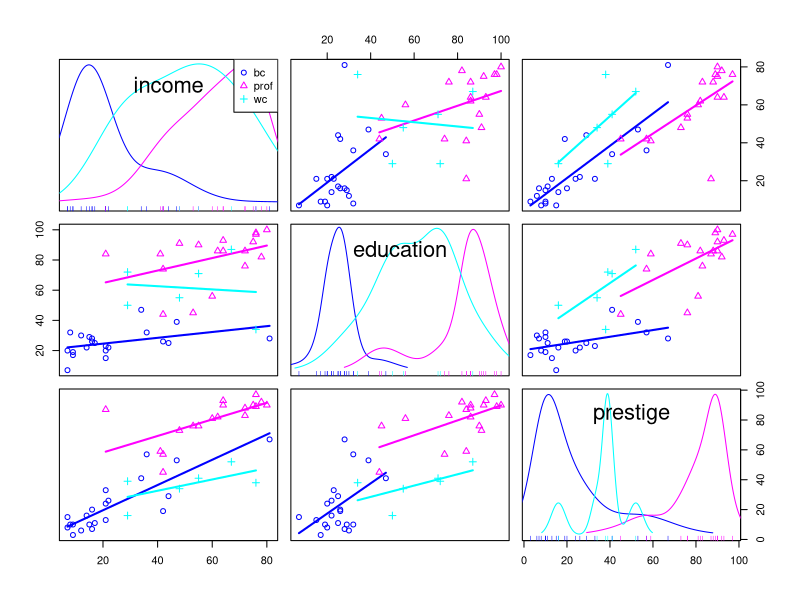
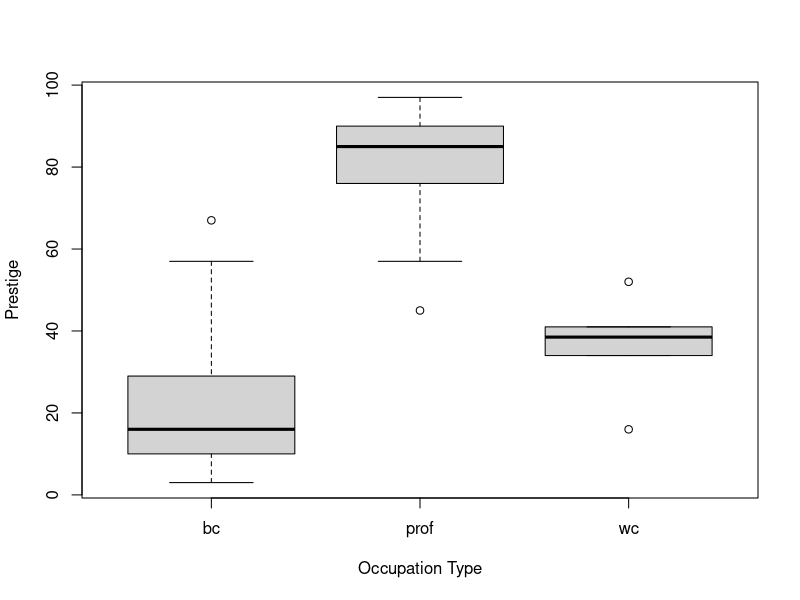
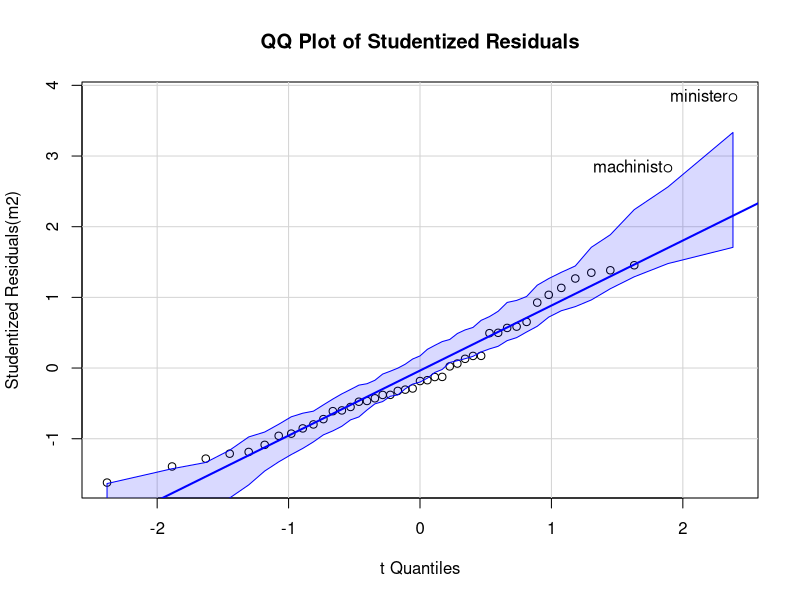
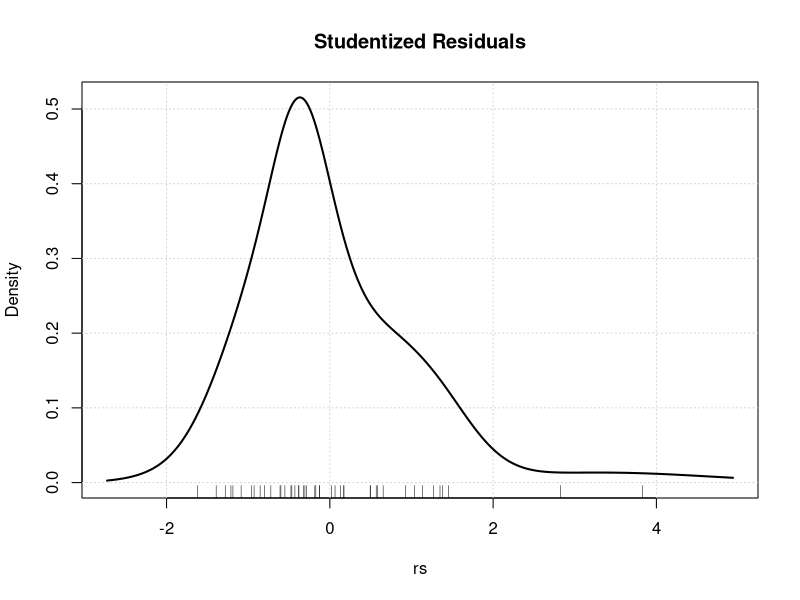

The R script that drew these images, in order:
## ---- chunk 1
library(car)  # for Duncan data and diagnostic plots

data(Duncan)

str(Duncan)
summary(Duncan)

scatterplotMatrix(~ income + education + prestige, data = Duncan, 
                  groups = Duncan$type, 
                  smooth = FALSE)

boxplot(prestige ~ type, data = Duncan,
        xlab = "Occupation Type", ylab = "Prestige")
## ---- chunk 2
m1 <- lm(prestige ~ education + income, data = Duncan)
m2 <- lm(prestige ~ education + income + type, data = Duncan)

summary(m1)
summary(m2)
anova(m1, m2)
## ---- chunk 3
rs <- rstudent(m2)
summary(rs)

qqPlot(m2, main = "QQ Plot of Studentized Residuals")
densityPlot(rs, main = "Studentized Residuals")
